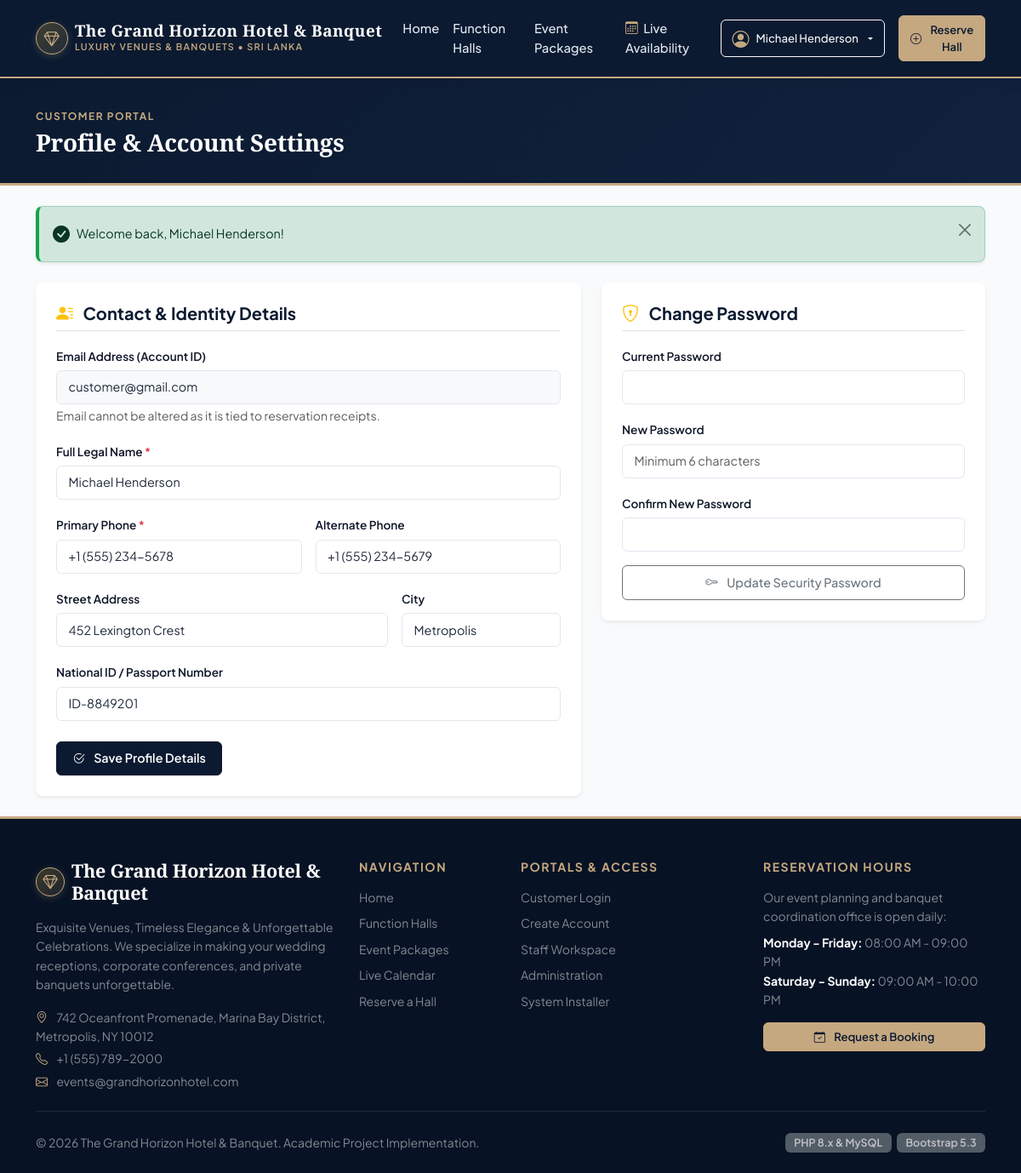
Page /customer/profile.php (signed in) on the committed database.
### tables this page shows
CREATE TABLE `system_settings` (
    `id` INT UNSIGNED PRIMARY KEY DEFAULT 1,
    `hotel_name` VARCHAR(120) NOT NULL DEFAULT 'The Grand Horizon Hotel & Banquet',
    `hotel_tagline` VARCHAR(200) NOT NULL DEFAULT 'Exquisite Venues & Unforgettable Celebrations',
    `address` TEXT NOT NULL,
    `city_state_zip` VARCHAR(120) NOT NULL DEFAULT 'Oceanfront Avenue, Suite 100, Metropolis',
    `phone` VARCHAR(30) NOT NULL DEFAULT '+1 (555) 789-2000',
    `email` VARCHAR(100) NOT NULL DEFAULT 'events@grandhorizonhotel.com',
    `website` VARCHAR(100) NOT NULL DEFAULT 'www.grandhorizonhotel.com',
    `currency_symbol` VARCHAR(10) NOT NULL DEFAULT 'LKR',
    `tax_percentage` DECIMAL(5,2) NOT NULL DEFAULT 10.00,
    `advance_percentage` DECIMAL(5,2) NOT NULL DEFAULT 30.00,
    `cancellation_policy` TEXT NULL,
    `updated_at` TIMESTAMP DEFAULT CURRENT_TIMESTAMP ON UPDATE CURRENT_TIMESTAMP
);

CREATE TABLE `customers` (
    `id` INT UNSIGNED AUTO_INCREMENT PRIMARY KEY,
    `user_id` INT UNSIGNED NOT NULL UNIQUE,
    `full_name` VARCHAR(100) NOT NULL,
    `phone` VARCHAR(25) NOT NULL,
    `alternate_phone` VARCHAR(25) NULL,
    `address` TEXT NULL,
    `city` VARCHAR(60) NULL,
    `id_number` VARCHAR(50) NULL COMMENT 'National ID or Passport number',
    `created_at` TIMESTAMP DEFAULT CURRENT_TIMESTAMP,
    CONSTRAINT `fk_customers_user` FOREIGN KEY (`user_id`) 
        REFERENCES `users` (`id`) ON DELETE CASCADE
);

CREATE TABLE `users` (
    `id` INT UNSIGNED AUTO_INCREMENT PRIMARY KEY,
    `email` VARCHAR(120) NOT NULL UNIQUE,
    `password_hash` VARCHAR(255) NOT NULL,
    `role` ENUM('admin', 'staff', 'customer') NOT NULL DEFAULT 'customer',
    `status` ENUM('active', 'inactive', 'suspended') NOT NULL DEFAULT 'active',
    `last_login` DATETIME NULL,
    `created_at` TIMESTAMP DEFAULT CURRENT_TIMESTAMP,
    `updated_at` TIMESTAMP DEFAULT CURRENT_TIMESTAMP ON UPDATE CURRENT_TIMESTAMP,
    INDEX `idx_users_role_status` (`role`, `status`)
);

### includes/functions.php (called while the page is built, shortened)
<?php
function e(?string $string): string {
    return htmlspecialchars($string ?? '', ENT_QUOTES, 'UTF-8');
}
function get_system_settings(): array {
    static $settings = null;
    if ($settings === null) {
        try {
            $pdo = Database::getConnection();
            $stmt = $pdo->query("SELECT * FROM `system_settings` WHERE `id` = 1 LIMIT 1");
            $data = $stmt->fetch();
            if ($data) {
                $settings = $data;
            }
        } catch (Exception $e) {
            $settings = [
                'hotel_name'         => 'The Grand Horizon Hotel & Banquet',
                'currency_symbol'    => 'LKR',
                'tax_percentage'     => 10.00,
                'advance_percentage' => 30.00,
            ];
        }
    }
    return $settings;
}

### config/session.php (called while the page is built, shortened)
<?php
function is_logged_in(): bool {
    return isset($_SESSION['user_id']) && !empty($_SESSION['user_id']);
}
function current_user(): ?array {
    return [
        'id'        => $_SESSION['user_id'],
        'email'     => $_SESSION['user_email'] ?? '',
        'role'      => $_SESSION['user_role'] ?? '',
        'name'      => $_SESSION['user_name'] ?? 'User',
        'entity_id' => $_SESSION['entity_id'] ?? null,
    ];
}
function current_user_role(): ?string {
    return $_SESSION['user_role'] ?? null;
}

### customer/profile.php (the view, shortened to what this page needs)
<?php
require_once __DIR__ . '/../config/session.php';
require_once __DIR__ . '/../includes/functions.php';
$pdo = Database::getConnection();
$user = current_user();
$customerId = (int)($user['entity_id'] ?? 0);
$stmt = $pdo->prepare("
    SELECT c.*, u.email
    FROM `customers` c
    JOIN `users` u ON c.user_id = u.id
    WHERE c.id = :cid LIMIT 1
");
$stmt->execute([':cid' => $customerId]);
$customer = $stmt->fetch();
require_once __DIR__ . '/../includes/header.php';
require_once __DIR__ . '/../includes/navbar.php';
?>
<div class="customer-hero">
    <div class="container">
        <span class="badge-portal">Customer Portal</span>
        <h2 class="luxury-heading mb-0 mt-1">Profile & Account Settings</h2>
    </div>
</div>
<div class="container py-4">
    <?php require __DIR__ . '/../includes/alerts.php'; ?>
    <div class="row g-4">
        <div class="col-lg-7">
            <div class="card shadow-sm border-0 rounded-3 p-4 bg-white">
                <h5 class="fw-bold text-navy mb-3 border-bottom pb-2" style="color:#0b1a30;">
                    <i class="bi bi-person-lines-fill text-warning me-2"></i> Contact & Identity Details
                </h5>
                <form method="POST" action="profile.php">
                    <div class="row g-3">
                        <div class="col-md-12">
                            <label class="form-label small fw-semibold">Email Address (Account ID)</label>
                            <input type="text" class="form-control bg-light" value="<?= e($customer['email']) ?>" readonly disabled>
                            <small class="text-muted">Email cannot be altered as it is tied to reservation receipts.</small>
                        </div>
                        <div class="col-md-12">
                            <label class="form-label small fw-semibold">Full Legal Name <span class="text-danger">*</span></label>
                            <input type="text" name="full_name" class="form-control" value="<?= e($customer['full_name']) ?>" required>
                        </div>
                        <div class="col-md-6">
                            <label class="form-label small fw-semibold">Primary Phone <span class="text-danger">*</span></label>
                            <input type="text" name="phone" class="form-control" value="<?= e($customer['phone']) ?>" required>
                        </div>
                        <div class="col-md-6">
                            <label class="form-label small fw-semibold">Alternate Phone</label>
                            <input type="text" name="alternate_phone" class="form-control" value="<?= e($customer['alternate_phone'] ?? '') ?>">
                        </div>
                        <div class="col-md-8">
                            <label class="form-label small fw-semibold">Street Address</label>
                            <input type="text" name="address" class="form-control" value="<?= e($customer['address'] ?? '') ?>">
                        </div>
                        <div class="col-md-4">
                            <label class="form-label small fw-semibold">City</label>
                            <input type="text" name="city" class="form-control" value="<?= e($customer['city'] ?? '') ?>">
                        </div>
                        <div class="col-md-12">
                            <label class="form-label small fw-semibold">National ID / Passport Number</label>
                            <input type="text" name="id_number" class="form-control" value="<?= e($customer['id_number'] ?? '') ?>" placeholder="e.g. ID-492019">
                        </div>
                    </div>
                    <div class="mt-4">
                        <button type="submit" name="update_profile" value="1" class="btn btn-navy">
                            <i class="bi bi-check2-circle me-1"></i> Save Profile Details
                        </button>
                    </div>
                </form>
            </div>
        </div>
        <div class="col-lg-5">
            <div class="card shadow-sm border-0 rounded-3 p-4 bg-white">
                <h5 class="fw-bold text-navy mb-3 border-bottom pb-2" style="color:#0b1a30;">
                    <i class="bi bi-shield-lock text-warning me-2"></i> Change Password
                </h5>
                <form method="POST" action="profile.php">
                    <div class="mb-3">
                        <label class="form-label small fw-semibold">Current Password</label>
                        <input type="password" name="current_password" class="form-control" required>
                    </div>
                    <div class="mb-3">
                        <label class="form-label small fw-semibold">New Password</label>
                        <input type="password" name="new_password" class="form-control" placeholder="Minimum 6 characters" required>
                    </div>
                    <div class="mb-3">
                        <label class="form-label small fw-semibold">Confirm New Password</label>
                        <input type="password" name="confirm_password" class="form-control" required>
                    </div>
                    <button type="submit" name="change_password" value="1" class="btn btn-outline-secondary w-100">
                        <i class="bi bi-key me-1"></i> Update Security Password
                    </button>
                </form>
            </div>
        </div>
    </div>
</div>
<?php require_once __DIR__ . '/../includes/footer.php'; ?>

### includes/navbar.php (shortened to what this page needs)
<?php
$currentUser = current_user();
$currentRole = current_user_role();
$settings = get_system_settings();
$currentScript = basename($_SERVER['SCRIPT_NAME'] ?? '');
?>
<nav class="navbar navbar-expand-lg navbar-grand sticky-top">
    <div class="container">
        <a class="navbar-brand d-flex align-items-center gap-2" href="<?= BASE_URL ?>index.php">
            <span class="hotel-crest">
                <i class="bi bi-gem"></i>
            </span>
            <div>
                <span class="d-block text-white fw-bold lh-1 brand-title"><?= e($settings['hotel_name']) ?></span>
                <small class="brand-subtitle">Luxury Venues &amp; Banquets &bull; Sri Lanka</small>
            </div>
        </a>
        <div class="collapse navbar-collapse" id="mainNavbar">
            <ul class="navbar-nav mx-auto mb-2 mb-lg-0">
                <li class="nav-item">
                    <a class="nav-link <?= $currentScript === 'index.php' ? 'active' : '' ?>" href="<?= BASE_URL ?>index.php">Home</a>
                </li>
                <li class="nav-item">
                    <a class="nav-link <?= $currentScript === 'halls.php' ? 'active' : '' ?>" href="<?= BASE_URL ?>halls.php">Function Halls</a>
                </li>
                <li class="nav-item">
                    <a class="nav-link <?= $currentScript === 'packages.php' ? 'active' : '' ?>" href="<?= BASE_URL ?>packages.php">Event Packages</a>
                </li>
                <li class="nav-item">
                    <a class="nav-link <?= $currentScript === 'availability.php' ? 'active' : '' ?>" href="<?= BASE_URL ?>availability.php">
                        <i class="bi bi-calendar3 me-1 text-gold"></i> Live Availability
                    </a>
                </li>
            </ul>
            <div class="d-flex align-items-center gap-2">
                <?php if ($currentUser): ?>
                    <?php if ($currentRole === ROLE_CUSTOMER): ?>
                        <div class="dropdown">
                            <button class="btn btn-outline-light dropdown-toggle btn-sm d-flex align-items-center gap-2" type="button" data-bs-toggle="dropdown">
                                <i class="bi bi-person-circle text-gold fs-5"></i>
                                <span><?= e($currentUser['name']) ?></span>
                            </button>
                        </div>
                        <a href="<?= BASE_URL ?>customer/book.php" class="btn btn-gold btn-sm ms-2">
                            <i class="bi bi-plus-circle me-1"></i> Reserve Hall
                        </a>
                    <?php endif; ?>
                <?php endif; ?>
            </div>
        </div>
    </div>
</nav>

### includes/footer.php (shortened to what this page needs)
<?php
$settings = get_system_settings();
?>
<footer class="bg-navy text-white pt-5 pb-4 mt-auto" style="background-color: #071224; border-top: 3px solid #c5a880;">
    <div class="container">
        <div class="row g-4">
            <div class="col-lg-4 col-md-6">
                <div class="d-flex align-items-center gap-2 mb-3">
                    <span class="hotel-crest" style="width:34px; height:34px; font-size:1.1rem;"><i class="bi bi-gem"></i></span>
                    <h5 class="luxury-heading text-white mb-0" style="font-size: 1.35rem;">
                        <?= e($settings['hotel_name']) ?>
                    </h5>
                </div>
                <p class="text-white-50 small mb-3">
                    <?= e($settings['hotel_tagline']) ?>. We specialize in making your wedding receptions, corporate conferences, and private banquets unforgettable.
                </p>
                <div class="text-white-50 small">
                    <p class="mb-1"><i class="bi bi-geo-alt text-gold me-2"></i> <?= e($settings['address']) ?>, <?= e($settings['city_state_zip']) ?></p>
                    <p class="mb-1"><i class="bi bi-telephone text-gold me-2"></i> <?= e($settings['phone']) ?></p>
                    <p class="mb-0"><i class="bi bi-envelope text-gold me-2"></i> <?= e($settings['email']) ?></p>
                </div>
            </div>
            <div class="col-lg-2 col-md-6">
                <h6 class="text-uppercase fw-bold text-gold small mb-3" style="letter-spacing: 1.5px;">Navigation</h6>
                <ul class="list-unstyled text-white-50 small mb-0">
                    <li class="mb-2"><a href="<?= BASE_URL ?>index.php" class="text-white-50 text-decoration-none hover-gold">Home</a></li>
                    <li class="mb-2"><a href="<?= BASE_URL ?>halls.php" class="text-white-50 text-decoration-none hover-gold">Function Halls</a></li>
                    <li class="mb-2"><a href="<?= BASE_URL ?>packages.php" class="text-white-50 text-decoration-none hover-gold">Event Packages</a></li>
                    <li class="mb-2"><a href="<?= BASE_URL ?>availability.php" class="text-white-50 text-decoration-none hover-gold">Live Calendar</a></li>
                    <li class="mb-2"><a href="<?= BASE_URL ?>customer/book.php" class="text-white-50 text-decoration-none hover-gold">Reserve a Hall</a></li>
                </ul>
            </div>
            <div class="col-lg-3 col-md-6">
                <h6 class="text-uppercase fw-bold text-gold small mb-3" style="letter-spacing: 1.5px;">Portals & Access</h6>
                <ul class="list-unstyled text-white-50 small mb-0">
                    <li class="mb-2"><a href="<?= BASE_URL ?>login.php" class="text-white-50 text-decoration-none hover-gold">Customer Login</a></li>
                    <li class="mb-2"><a href="<?= BASE_URL ?>register.php" class="text-white-50 text-decoration-none hover-gold">Create Account</a></li>
                    <li class="mb-2"><a href="<?= BASE_URL ?>staff/dashboard.php" class="text-white-50 text-decoration-none hover-gold">Staff Workspace</a></li>
                    <li class="mb-2"><a href="<?= BASE_URL ?>admin/dashboard.php" class="text-white-50 text-decoration-none hover-gold">Administration</a></li>
                    <li class="mb-2"><a href="<?= BASE_URL ?>install.php" class="text-white-50 text-decoration-none hover-gold">System Installer</a></li>
                </ul>
            </div>
            <div class="col-lg-3 col-md-6">
                <h6 class="text-uppercase fw-bold text-gold small mb-3" style="letter-spacing: 1.5px;">Reservation Hours</h6>
                <p class="text-white-50 small mb-2">
                    Our event planning and banquet coordination office is open daily:
                </p>
                <ul class="list-unstyled text-white-50 small mb-3">
                    <li><strong class="text-white">Monday - Friday:</strong> 08:00 AM - 09:00 PM</li>
                    <li><strong class="text-white">Saturday - Sunday:</strong> 09:00 AM - 10:00 PM</li>
                </ul>
                <a href="<?= BASE_URL ?>customer/book.php" class="btn btn-gold btn-sm w-100">
                    <i class="bi bi-calendar-check me-1"></i> Request a Booking
                </a>
            </div>
        </div>
        <hr class="border-secondary my-4 opacity-25">
        <div class="d-flex flex-column flex-md-row justify-content-between align-items-center small text-white-50">
            <div>
                &copy; <?= date('Y') ?> <?= e($settings['hotel_name']) ?>. Academic Project Implementation.
            </div>
            <div class="mt-2 mt-md-0">
                <span class="badge bg-secondary opacity-75">PHP 8.x & MySQL</span>
                <span class="badge bg-secondary opacity-75 ms-1">Bootstrap 5.3</span>
            </div>
        </div>
    </div>
</footer>
</body>
</html>

### rows in the picture
system_settings: hotel_name "The Grand Horizon Hotel & Banquet", hotel_tagline "Exquisite Venues, Timeless Elegance & Unforgettable Celebrations", address "742 Oceanfront Promenade, Marina Bay District", city_state_zip "Metropolis, NY 10012", phone "+1 (555) 789-2000", email "events@grandhorizonhotel.com"
customers: full_name "Michael Henderson", user.email "customer@gmail.com", phone "+1 (555) 234-5678", alternate_phone "+1 (555) 234-5679", address "452 Lexington Crest", city "Metropolis", id_number "ID-8849201"

### other values in the picture
$flash['message'] "Welcome back, Michael Henderson!"
